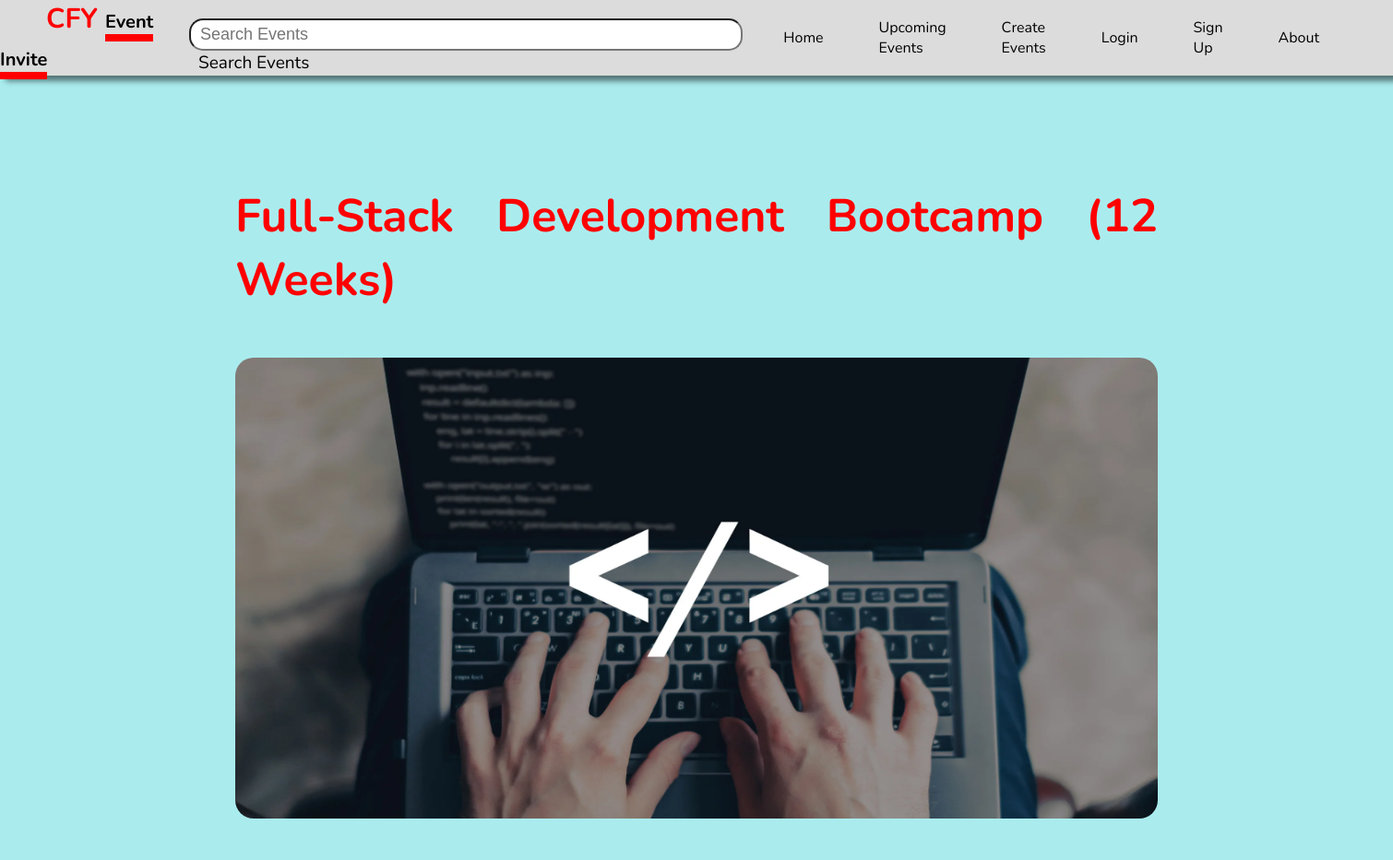
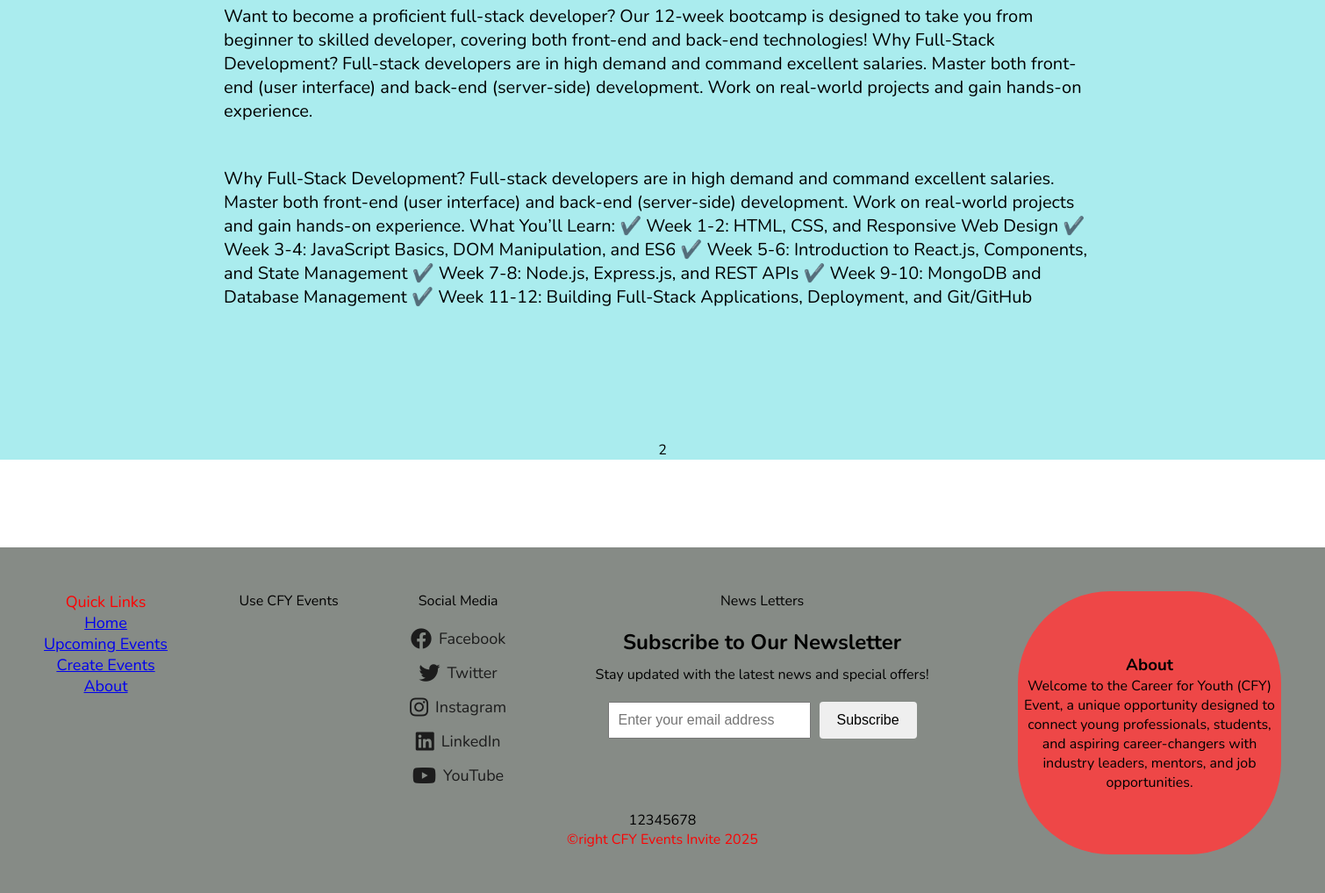
/events/full-stack-developer/, run on the app's committed database (2 pictures, top to bottom).
### events/models.py (models this page shows, shortened)
class myevent(models.Model):
    title = models.CharField(max_length=200)
    body1 = models.TextField(blank=True)
    body2 = models.TextField(blank=True)
    body3 = models.TextField(blank=True)
    body4= models.TextField(blank=True)
    slug = models.SlugField()
    banner = models.ImageField(blank=True)
    date = models.DateTimeField(auto_now_add=True)

### events/views.py (the view)
# urls.py: path('<slug:slug>/',views.my_events, name="my-event"),
def my_events(request, slug):
    theevent = myevent.objects.get(slug=slug)
    return render(request, 'events/my_events.html',{'theevent':theevent})

### events/templates/events/my_events.html (shortened to what this page needs)
{% extends "layout.html" %}
{% load static %}
{% block content %}
    <div class="myeventpage">
        <div class="myeventpage1">
            <div class="myeventpage1"><h3>{{theevent.title}}</h3>
            </div>
            <div class="myeventpage1"><img src="{{theevent.banner.url}}" alt="" srcset=""></div>
            <div class="myeventpage1"><p>{{theevent.body1}}</p></div>
            <div class="myeventpage1"><p>{{theevent.body2}}</p></div>
            <div class="myeventpage1"><p>{{theevent.body3}}</p></div>
            <div class="myeventpage1"><p>{{theevent.body4}}</p></div>
        </div>
        <div class="myeventpage1">2
        </div>
    </div>
{% endblock  %}

### static/css/style.css (style rules this page uses)
* { margin: 0; padding: 0; box-sizing: border-box; }
body { font-family: "Nunito", serif; min-height: 100vh; }
.myeventpage { display: flex; flex-direction: column; align-items: center; justify-content: center; background-color: rgb(170, 236, 238); padding-top: 100px; }
.myeventpage1 { display: flex; flex-direction: column; align-items: center; justify-content: center; background-color: rgb(170, 236, 238); padding-left: 200px; padding-right: 200px; padding-top: 50px; }
.myeventpage1 h3 { font-size: 50px; text-align: justify; color: red; }
.myeventpage1 img { width:1000px; height: 500px; border-radius: 20px; }
.myeventpage1 p { font-size: 20px; }

### data on the page
myevent: title "Full-Stack Development Bootcamp (12 Weeks)", banner (picture), body1 "Want to become a proficient full-stack developer? Our 12-week bootcamp is designed to take you from beginner to skilled developer, covering both front-end and back-end technologies! Why Full-Stack Development? Full-stack developers are in high demand and command excellent salaries. Master both front-end (user interface) and back-end (server-side) development. Work on real-world projects and gain hands-on experience.", body2 "Why Full-Stack Development? Full-stack developers are in high demand and command excellent salaries. Master both front-end (user interface) and back-end (server-side) development. Work on real-world projects and gain hands-on experience. What You’ll Learn: ✔️ Week 1-2: HTML, CSS, and Responsive Web Design ✔️ Week 3-4: JavaScript Basics, DOM Manipulation, and ES6 ✔️ Week 5-6: Introduction to React.js, Components, and State Management ✔️ Week 7-8: Node.js, Express.js, and REST APIs ✔️ Week 9-10: MongoDB and Database Management ✔️ Week 11-12: Building Full-Stack Applications, Deployment, and Git/GitHub"
